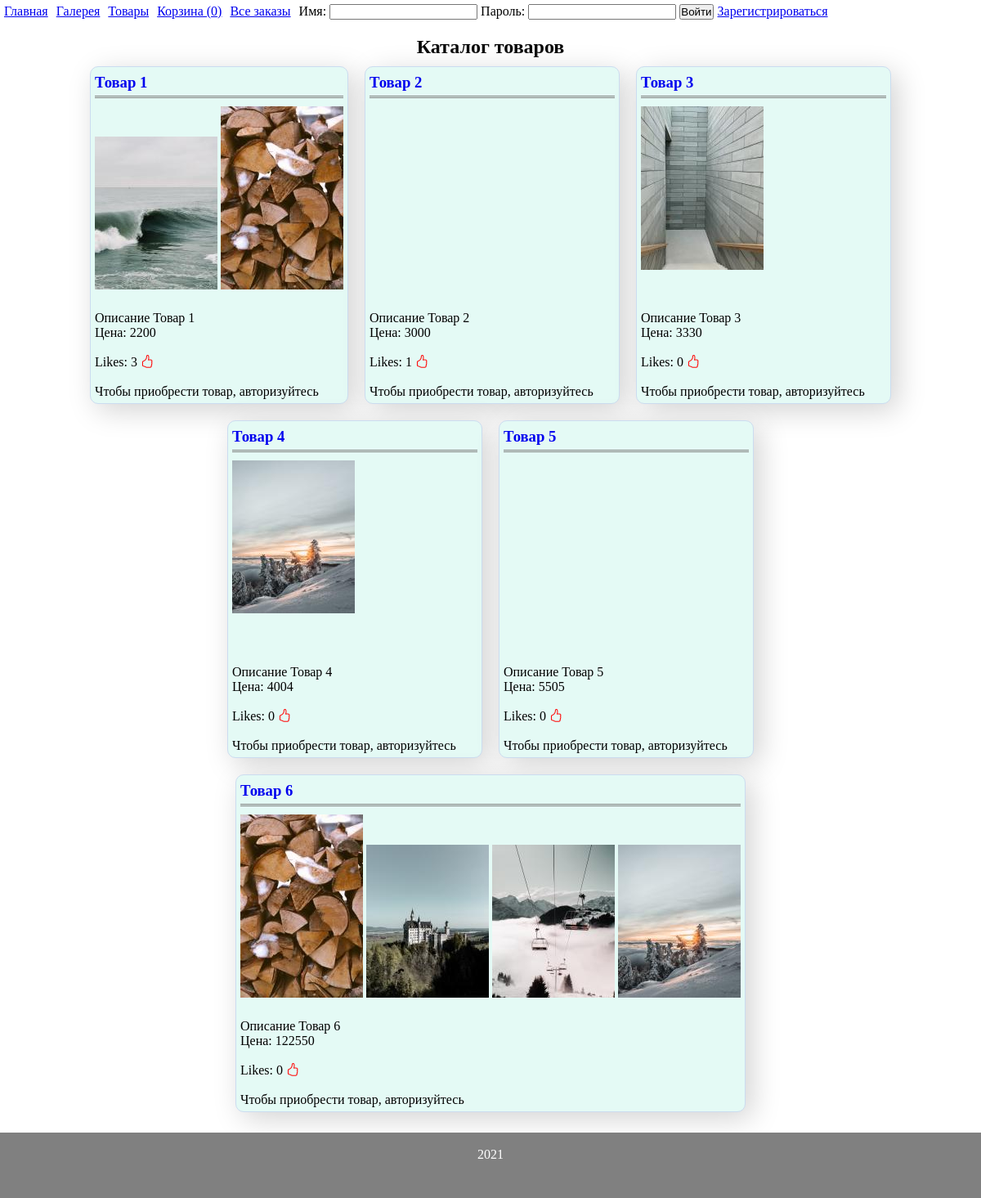
The page /products on the database as committed earlier.
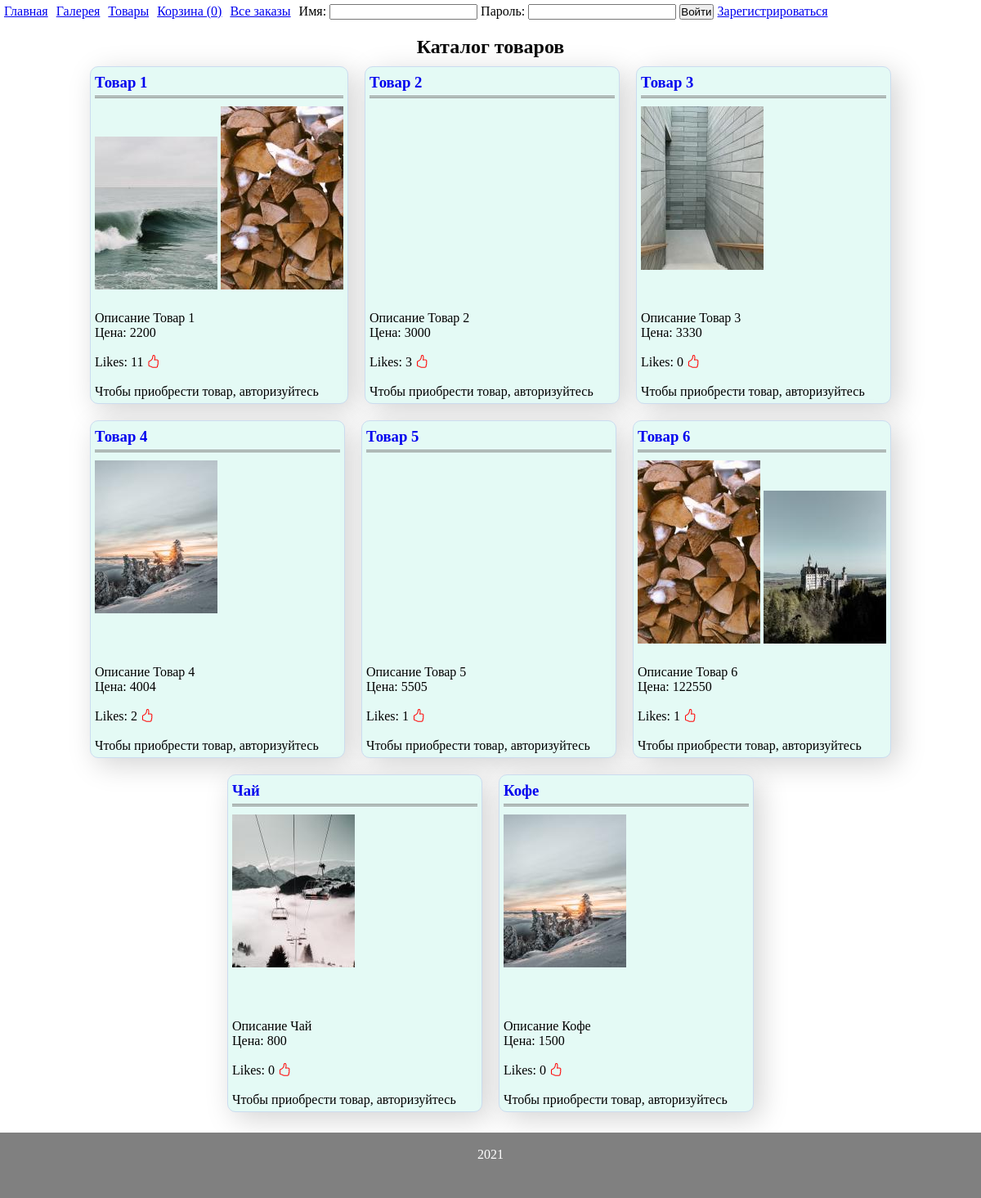
The same page on the database as committed later.
### tables this page shows
CREATE TABLE `products` (
  `id` int(11) NOT NULL,
  `name` mediumtext NOT NULL,
  `description` mediumtext NOT NULL,
  `more_description` text NOT NULL,
  `price` int(11) NOT NULL,
  `likes` int(1) NOT NULL DEFAULT '0'
);

CREATE TABLE `pictures` (
  `id` int(11) NOT NULL,
  `id_products` int(11) NOT NULL,
  `image` mediumtext NOT NULL,
  `size` int(11) NOT NULL
);

### engine/db_connections.php (called while the page is built, shortened)
<?php
function getConnect() {
    static $db = null;
    if (is_null($db)) {
        $db = @mysqli_connect(DB_HOST . ':' . DB_PORT, DB_USERNAME, DB_PASSWORD, DB_DATABASE) or die("Ошибка " . mysqli_connect_error());
    }
    return $db;
}
function getDBRequest($request) {
    $res = @mysqli_query(getConnect(), $request) or die(mysqli_error(getConnect()));
    if ($res === true) {
        $row = true;
    } else if (isset($res->num_rows)) {
        $row = mysqli_fetch_all($res, MYSQLI_ASSOC);
    } else {
        $row = false;
    }
    return $row;
}

### models/basket.php (called while the page is built, shortened)
<?php
function countInBasket($sessionId) {
    $count =  getDBRequest("SELECT COUNT(id_products) AS count FROM basket WHERE id_session='{$sessionId}'");
    return $count[0]['count'];
}

### engine/controller.php (called while the page is built, shortened)
<?php
function prepareVariables($url_array) {
    if ($url_array['main_page'] == "") {
        $params['page'] = 'index';
    } else {
        $params['page'] = $url_array['main_page'];
    }
    $params['countP'] = countInBasket(session_id());
    $params['username'] = hasUser($_SESSION['username'])['username'];
    $params['layout'] = 'app';
    switch ($params['page']) {
        case 'products':
            $params['page'] = implode('/', ['catalog', $url_array['main_page']]);
            $params['session'] = session_id();
            $params['products'] = getProducts();
            $params['pictures'] = getPictures();
            break;
    }
    return $params;
}

### models/users.php (called while the page is built, shortened)
<?
function secUser($user = null) {
    (is_null($user)) ? $user = $_POST['username'] : true;
    return strip_tags(htmlspecialchars(mysqli_real_escape_string(getConnect(), $user)));
}
function secPassword($pass) {
    return password_hash($pass, PASSWORD_DEFAULT);
}
function hasUser($req) {
    $user = getDBRequest("SELECT * FROM users WHERE username='{$req}'");
    if ($req === $user[0]['username']) {
        $user[0]['role'] = secPassword($user[0]['role']);
        return $user[0];
    } else {
        return false;
    }
}
function is_admin($user) {
    $user = secUser($user);
    $role = getDBRequest("SELECT role FROM users WHERE username='{$user}'")[0];
    return password_verify('admin', $role['role']);
}

### models/products.php (called while the page is built, shortened)
<?php
function getProducts($limit = null) {
    if (is_null($limit)) {
        return getDBRequest('SELECT * FROM products');
    } else {
        return getDBRequest("SELECT * FROM products LIMIT {$limit}");
    }
}
function getPictures() {
    return getDBRequest('SELECT * FROM pictures');
}

### templates/catalog/products.php (the view, shortened to what this page needs)
<div class="titlePage">
    <h2>Каталог товаров</h2>
</div>
<div class="productGallery">
    <?php if (!empty($products)):
        foreach ($products as $item): ?>
            <div class="productCard">
                        <a href="/item/<?=$item['id']?>" style="text-decoration: none;">
                                <h3><?=$item['name']?></h3>
                                <div class="productImg">
                                <?php if(!empty($pictures)): ?>
                                    <?php foreach($pictures as $pic): ?>
                                        <?php if($pic['id_products'] == $item['id']): ?>
                                            <img src='/img/products/tmb/<?=$pic['image']?>' width="150" alt="">
                                        <?php endif; ?>
                                    <?php endforeach; ?>
                                <?php endif; ?>
                                </div>
                        </a>
                            <div class="productDescription">
                                <span><?=$item['description']?></span>
                                <span>Цена: <?=$item['price']?></span>
                                <input type="hidden" value="<?=$item['price']?>" name="price"><br>
                                <span>Likes: <span id="<?=$item['id']?>"><?=$item['likes']?></span>
                                <i style="color: red;" class="bi bi-hand-thumbs-up like" data-id="<?=$item['id']?>"></i>
                            </div>
                        <br>
                        <?php if ($username): ?>
                            <button type="submit" class="toBuy" data-id="<?=$item['id']?>" data-price="<?=$item['price']?>">Купить</button>
                        <?php else: ?>
                            <div>Чтобы приобрести товар, авторизуйтесь</div>
                        <?php endif; ?>
            </div>
    <?php endforeach;
        endif; ?>
</div>

### public/index.php (shortened to what this page needs)
<?php
$urlArray = explode('/', $_SERVER['REQUEST_URI']);
$url_array['main_page'] = $urlArray[1];
$params = prepareVariables($url_array);
if (isset($params['page'])) {
    $page = $params['page'];
    unset($params['page']);
}
echo render($page, $params);

### engine/functions.php (shortened to what this page needs)
<?php
function render($page, $params) {
    $year = date('Y');
    return renderTemplate(LAYOUTS_DIR . $params['layout'], [
        'menu' => renderTemplate('/layouts/menu', $params),
        'auth' => renderTemplate('/layouts/auth', $params),
        'content' => renderTemplate($page, $params),
        'year' => $year
    ]);
}
function renderTemplate($page, $params = []) {
    $fileName = TEMPLATES_DIR . $page . ".php";
    if (file_exists($fileName)) {
        include $fileName;
    }
    return ob_get_clean();
}

### templates/layouts/menu.php
<?php
$nav = [
    [
        'title' => 'Главная',
        'uri' => '/'
    ],
    [
        'title' => 'Галерея',
        'uri' => '/gallery'
    ],
    [
        'title' => "Товары",
        'uri' => '#',
        'subitems' => [
            [
                'title' => 'Каталог',
                'uri' => "/products"
            ],
            [
                'title' => 'Добавить в каталог',
                'uri' => "/edit-item",
                'role' => 'admin'
            ]
        ]
    ],
    [
        'title' => "Корзина (<span id='price'>".$countP."</span>)",
        'uri' => '/basket'
    ],
    [
        'title' => "Админка",
        'uri' => '#',
        'role' => 'admin',
        'subitems' => [
            [
                'title' => 'Все заказы',
                'uri' => "/allbuyers"
            ]
        ]
    ],
    [
        'title' => "Все заказы",
        'uri' => '/my-orders'
    ]
];
echo setMenu($nav, $username);

### models/menu.php
<?php
function setMenu($arrMenu, $username) {
    $strOut = '<ul>';
        foreach ($arrMenu as $key) {
            if ((isset($key['role']) && is_admin($username)) || !isset($key['role'])) {
                $strOut .= "<li><a href=\"{$key['uri']}\">{$key['title']}</a>";
                if (isset($key['subitems'])) {
                    $strOut .= "<ul>";
                    $strOut .= setMenu($key['subitems'], $username);
                    $strOut .= "</ul>";
                }
                $strOut .= "</li>";
            }
        }
    $strOut .= '</ul>';
    return $strOut;
}

### templates/layouts/auth.php
<div class="n-auth">
    <?php if ($username): ?>
        <span>Добро пожаловать, <?=$username?></span>
        <div style="padding-left: 5px;"><a href="/logout">Выйти</a></div>
    <?php else: ?>
        <form action="/auth" method="post">
        Имя:
        <input type="text" name="username">
        Пароль:
        <input type="password" name="password">
        <button type="submit">Войти</button>
        </form>
        <div class="b-auth">
            <a href="/register">Зарегистрироваться</a>
        </div>
    <?php endif; ?>
</div>

### templates/layouts/app.php (shortened to what this page needs)
<!DOCTYPE html>
<html lang="ru">
    <head>
        <link rel="stylesheet" href="/css/main.css?<?php echo rand(0, 99999)?>">
    </head>
    <body>
        <nav>
            <?=$menu?>
            <?=$auth?>
        </nav>
            <?=$content?>
        <footer>
            <div class="year">
                <?=$year?>
            </div>
        </footer>
    </body>
</html>

### public/css/main.css (style rules this page uses)
* { margin: 0; padding: 0; }
body { display: -webkit-box; display: -ms-flexbox; display: flex; -webkit-box-orient: vertical; -webkit-box-direction: normal; -ms-flex-direction: column; flex-direction: column; }
nav { display: -webkit-box; display: -ms-flexbox; display: flex; }
.n-auth { padding: 5px; display: -webkit-box; display: -ms-flexbox; display: flex; }
.b-auth { padding-left: 5px; }
nav ul { display: -webkit-box; display: -ms-flexbox; display: flex; list-style-type: none; }
nav li { padding: 5px; }
h1, h2, footer { margin-top: 15px; }
.titlePage { text-align: center; }
.productGallery { display: -webkit-box; display: -ms-flexbox; display: flex; -ms-flex-wrap: wrap; flex-wrap: wrap; -webkit-box-pack: center; -ms-flex-pack: center; justify-content: center; }
.productGallery h3 { border-bottom: 3px double gray; margin: 3px 0 10px 0; padding-bottom: 5px; }
.productCard { margin: 10px; padding: 5px; background-color: #e4faf5; border: solid 1px #cbdcf0; border-radius: 10px; -webkit-box-shadow: 8px 8px 35px lightgray; box-shadow: 8px 8px 35px lightgray; min-width: 300px; }
.productImg { height: 250px; }
.productDescription { display: -ms-grid; display: grid; }
form { margin: 0 auto; }
footer { text-align: center; background-color: grey; color: white; height: 10vh; white-space: pre-line; display: -webkit-box; display: -ms-flexbox; display: flex; -webkit-box-pack: center; -ms-flex-pack: center; justify-content: center; }

Rows that differ between the two databases and show on the page:
changed products "Товар 1": likes "3" → "11"
changed products "Товар 2": likes "1" → "3"
changed products "Товар 4": likes "0" → "2"
changed products "Товар 5": likes "0" → "1"
changed products "Товар 6": likes "0" → "1"; loses pictures (image (picture))
added products: name "Чай", description "Описание Чай", price "800", likes "0", pictures (image (picture))
added products: name "Кофе", description "Описание Кофе", price "1500", likes "0", pictures (image (picture))
